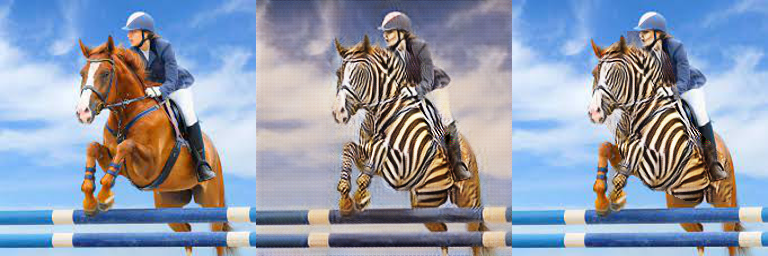
#> input picture samples/data/ss/2_real.png, 768 x 256 px; its folder holds 2 pictures in this run
$ python merge_img.py
#> lines starting #> are read from the running program, lines starting #| are printed output that depends on the picture
import cv2
import os


def concat_handler():
    data = []
    for idx, img_name in enumerate(sorted(img_list)):
        print(img_name)
        if img_name.endswith("png"):
            print(os.path.join(input_path, img_name))
            img = cv2.imread(os.path.join(input_path, img_name))
#> img is the input picture: shape (256, 768, 3); mean B, G, R 172.3, 154.3, 145
            # if idx == 2 or idx == 3:
            #     img = cv2.flip(img, 1)
            data.append(img)

    print(data)
#> (printed output is left out)
    return data


if __name__ == "__main__":
    epoch_list = [20, 50, 80, 100]
    input_path = "data/ss"
    output_path = "data/ss"

    img_list = os.listdir(input_path)
    print(img_list)
    img_list = concat_handler()
#> img_list = 2 items
    concat_res = cv2.vconcat(img_list)
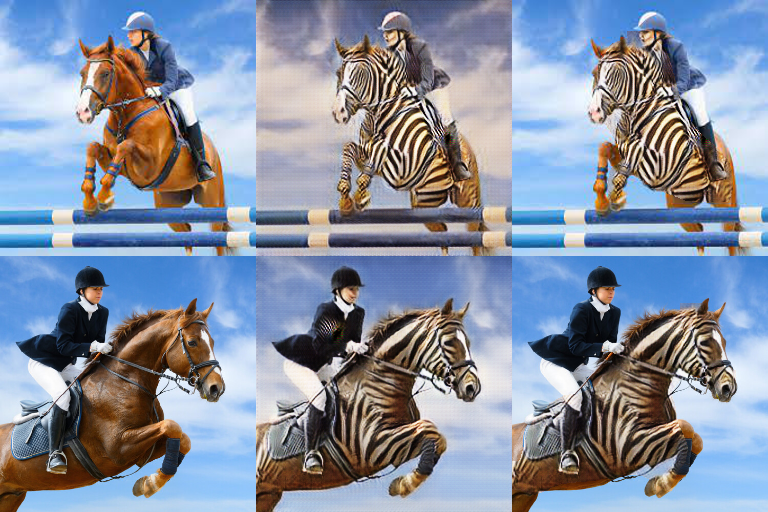
#> concat_res: shape (512, 768, 3); mean of channels 0, 1, 2 162.9, 144.7, 134.8; drawn as B, G, R
    cv2.imwrite(os.path.join(output_path, "res.png"), concat_res)
